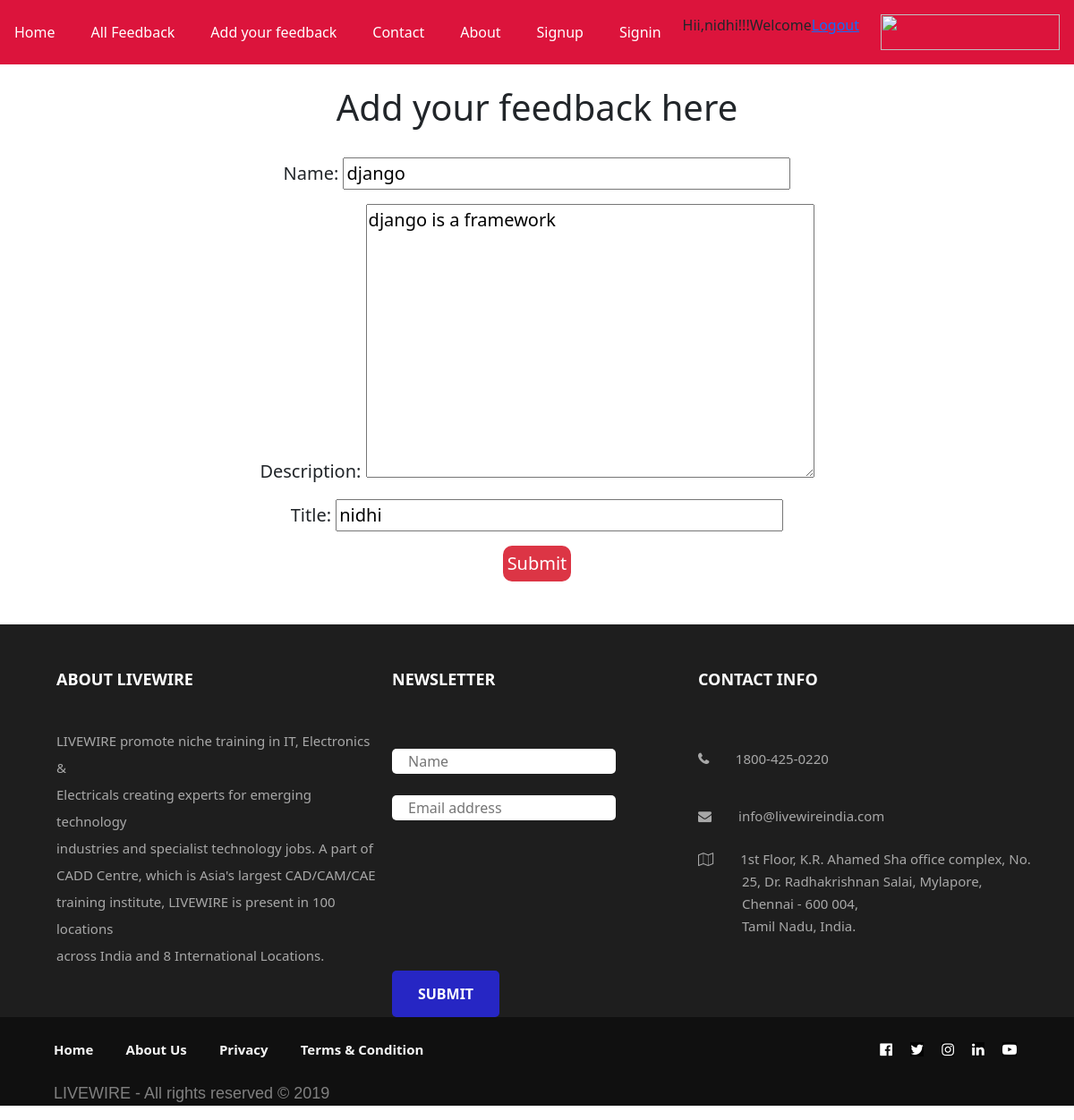
/todos/edit/1 (signed in), run on the app's committed database.
### todo/models.py (models this page shows)
class Todo(models.Model):
    title=models.CharField(max_length=255)
    description=models.TextField(max_length=255)
    name=models.CharField(max_length=200)
    created_at=models.DateTimeField(auto_now_add=True)
    updated_at=models.DateTimeField(auto_now=True)

### todo/views.py (the view)
# urls.py: url(r'^edit/(?P<pk>\d+)$',todoedit,name='todoedit'),
@login_required
def todoedit(request,pk):
    todo = get_object_or_404(Todo,pk=pk)
    todoform = TodoForm(request.POST or None,instance=todo)
    if todoform.is_valid():
        todoform.save()
        return redirect('todolist')
    return render(request,'todoadd.html',{'form':todoform})

### todo/forms.py
class TodoForm(forms.ModelForm):
    class Meta:
        model=Todo
        fields={"title","description","name"}

### templates/todoadd.html (shortened to what this page needs)
{%extends 'base.html'%}
{%block content %}
<head>
</head>
<br>
<h1>Add your feedback here</h1><br>
<form method="post" style="font-size: 20px;">
    {{ form.as_p }}
    <button type="submit" name="savetodo" class="btn-danger" style="border: 1px; border-radius: 10px; font-size: 20px; padding: 5px;">Submit</button>
</form>
<br><br>
{%endblock%}

### templates/nav.html (shortened to what this page needs)
<head>
</head>
<body>
<nav class="navbar navbar-dark nv">
    <a class="nav-link" href="http://127.0.0.1:8000/">Home</a>
    <a class="nav-link" href="http://127.0.0.1:8000/todos">All Feedback</a>
    <a class="nav-link" href="http://127.0.0.1:8000/todos/add">Add your feedback</a>
    <a class="nav-link" href="http://127.0.0.1:8000/todos/contact">Contact</a>
    <a class="nav-link" href="http://127.0.0.1:8000/todos/about">About</a>
    <a class="nav-link" href="http://127.0.0.1:8000/account/signup">Signup</a>
    <a class="nav-link" href="http://127.0.0.1:8000/account/login">Signin</a>
    <div>
        {% if user.is_authenticated %}
        <p>Hii,{{user.username}}!!!Welcome<a href="{% url 'logout' %}">Logout</a></p>
        {% endif %}
    </div>
    <a class="nav-link" href="#"><img class="logo" src="https://livewireindia.com/courses/images/livewirelogo.png"></a>
</nav>
</body>

### templates/nav.html (style rules this page uses)
.nv { background-color: crimson; }
.nav-link { color: white; }
.logo { width: 200px; height: 40px; }

### templates/todoadd.html (style rules this page uses)
h1 { text-align: center; }
form { text-align: center; }
form input { width:500px; }

### data on the page
Todo: name "django", description "django is a framework", title "nidhi"

### other printed values
{{ user.username }} "nidhi"
